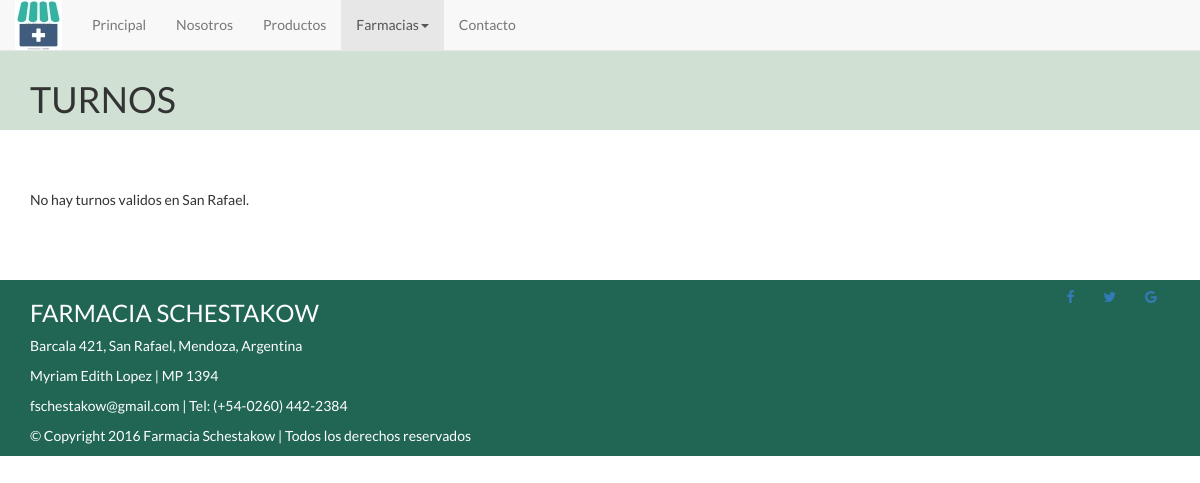
/farmacias/turnos/, run on an earlier commit of the app's database.
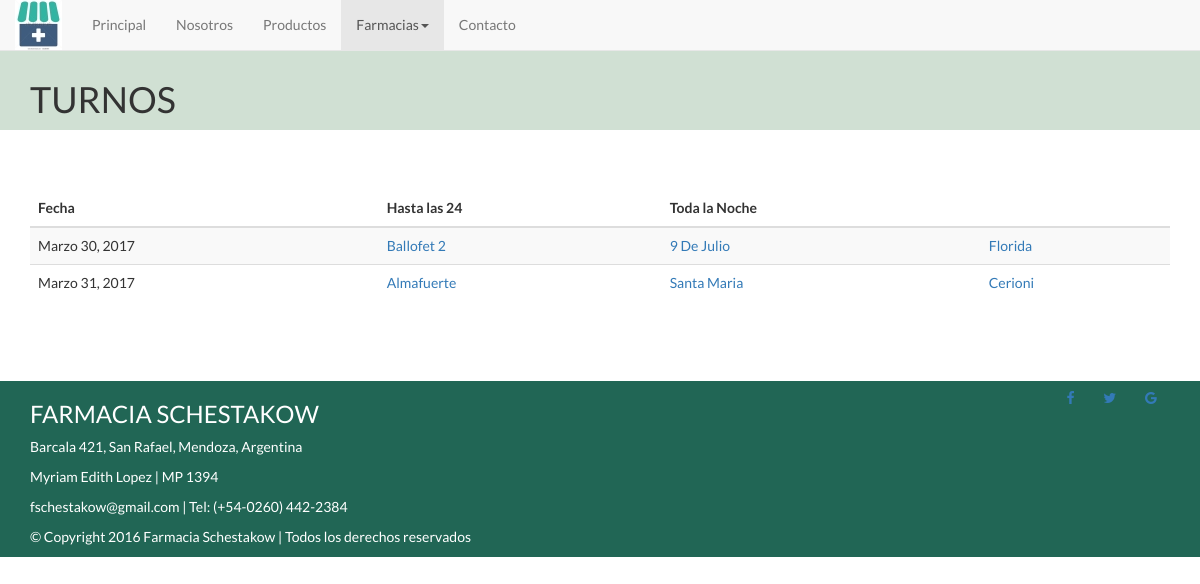
And on a later commit of the database.
### farmacias/models.py (models this page shows, shortened)
class Shift(models.Model):
    all_night_1 = models.ForeignKey(Pharmacy,
                                    on_delete=models.CASCADE,
                                    related_name='all_night_1')
    all_night_2 = models.ForeignKey(Pharmacy,
                                    on_delete=models.CASCADE,
                                    related_name='all_night_2')
    close_at_24 = models.ForeignKey(Pharmacy,
                                    on_delete=models.CASCADE,
                                    related_name='close_at_24')
    date = models.DateField()

class Pharmacy(models.Model):
    name = models.CharField(max_length=200)
    phone = models.CharField(max_length=20)
    address = models.CharField(max_length=200)
    lat = models.DecimalField(max_digits=18, decimal_places=16)
    lng = models.DecimalField(max_digits=18, decimal_places=16)
    def __str__(self):
        return self.name

### farmacias/views.py (the view)
def shift(request):
    today = datetime.date.today()
    one_day = datetime.timedelta(days=1)
    yesterday = today - one_day
    shift_list = Shift.objects.filter(date__gte=yesterday)[:30]
    return render(request, 'farmacias/shifts.html', {'shift_list': shift_list})

### farmacias/templates/farmacias/shifts.html (shortened to what this page needs)
<!DOCTYPE html>
<html>
  {% load staticfiles %}
  <head>
    {% include 'head_links.html' %}
  </head>
  <body>
  	{% include 'farmacias/nav-bar.html' %}
    <br>
    {%include 'farmacias/shift_header.html' %}
    <div class="content-div">
      <div class="container">
        <div class="row">
          <div class="col-md-12 content-col">
						{% if shift_list %}
							<table class="table table-striped">
								<thead>
										<tr>
											<th>Fecha</th>
											<th>Hasta las 24</th>
											<th>Toda la Noche</th>
											<th></th>
										</tr>
								</thead>
								<tbody>
									{% for shift in shift_list %}
										<tr>
											<td>{{ shift.date }}</td>
											<td><a href="/farmacias/{{ shift.close_at_24.id }}/">{{ shift.close_at_24|title }}</a></td>
											<td><a href="/farmacias/{{ shift.all_night_1.id }}/">{{ shift.all_night_1|title }}</a></td>
											<td><a href="/farmacias/{{ shift.all_night_2.id }}/">{{ shift.all_night_2|title }}</a></td>
										</tr>
									{% endfor %}
								</tbody>
							</table>
						{% else %}
							<p>No hay turnos validos en San Rafael.</p>
						{% endif %}
          </div>
        </div>
      </div>
    </div>
    {% include 'footer.html' %}
	</body>
</html>

### templates/head_links.html (shortened to what this page needs)
{% load staticfiles %}
<link rel="stylesheet" href="{% static 'css/bootstrap.min.css' %}"/>
<link rel="stylesheet" href="{% static 'css/custom.css' %}">
<link href="http://cdnjs.cloudflare.com/ajax/libs/font-awesome/4.3.0/css/font-awesome.css" rel="stylesheet"  type='text/css'>

### farmacias/templates/farmacias/nav-bar.html (shortened to what this page needs)
{% load staticfiles %}
<div class="navbar-wrapper">
    <div class="container">
        <nav class="navbar navbar-default navbar-fixed-top">
            <div class="container-fluid">
                <div class="navbar-header">
                    <a class="navbar-brand" href="/">
                        <img class="img-responsive"
                            src="{% static 'img/logo.jpg' %}"
                            alt="logo">
                    </a>
                </div>
                <div class="collapse navbar-collapse"
                    id="bs-example-navbar-collapse-1">
                    <ul class="nav navbar-nav">
                        <li><a href="/">Principal</a></li>
                        <li><a href="#">Nosotros</a></li>
                        <li><a href="#">Productos</a></li>
												<li class="dropdown active">
													<a href="/farmacias/" class="dropdown-toggle"
																			data-toggle="dropdown"
																			role="button" aria-haspopup="true"
																			aria-expanded="false">Farmacias<span class="caret"></span></a>
        								</li>
												<li><a href="/contacto/">Contacto</a></li>
                    </ul>
                </div>
            </div>
        </nav>
    </div>
</div>

### farmacias/templates/farmacias/shift_header.html
{% load staticfiles %}
<div class="title-div">
    <div class="container">
        <div class="row">
            <div class="col-md-12">
                <h1 class="title-text text-uppercase">Turnos</h1>
            </div>
        </div>
    </div>
</div>

### templates/footer.html (shortened to what this page needs)
{% load staticfiles %}
<div class="footer">
    <div class="container">
        <div class="row">
            <div class="col-md-6">
                <h3 class="text-uppercase">Farmacia Schestakow</h3>
                        <p> Barcala 421, San Rafael, Mendoza, Argentina</p>
                        <p> Myriam Edith Lopez | MP 1394 </p>
                        <p> fschestakow@gmail.com | Tel: (+54-0260) 442-2384 </p>
                        <p> © Copyright 2016 Farmacia Schestakow | Todos los derechos reservados </p>
            </div>
            <div class="col-md-6 text-right">
                  <a class="btn btn-social-icon btn-facebook">
                    <span class="fa fa-facebook"></span>
                  </a>
                  <a class="btn btn-social-icon btn-twitter">
                    <span class="fa fa-twitter"></span>
                  </a>
                  <a class="btn btn-social-icon btn-google">
                    <span class="fa fa-google"></span>
                  </a>
            </div>
        </div>
    </div>

### templates/javascript.html (shortened to what this page needs)
{%load staticfiles %}

### static/css/custom.css (style rules this page uses)
.navbar-brand { padding-top: 0px; }
.footer { background-color: #216655; color: white; }
.title-div { background-color: #D0E0D3; }
.title-text { padding-top: 40px; }
.content-col { padding-top:60px; padding-bottom:60px; }
html, body { height:100%; margin:0; padding:0; font-family: 'Lato', sans-serif; }
.carousel, .item, .active { height:80%; }

What changed in the data, as far as the page shows it:
added Shift: date "Marzo 30, 2017", close_at_24 "Ballofet 2", all_night_1 "9 De Julio", all_night_2 "Florida"
added Shift: date "Marzo 31, 2017", close_at_24 "Almafuerte", all_night_1 "Santa Maria", all_night_2 "Cerioni"
Also different on the page:
text no longer shown: "No hay turnos validos en San Rafael."
text now shown: "Fecha Hasta las 24 Toda la Noche"
